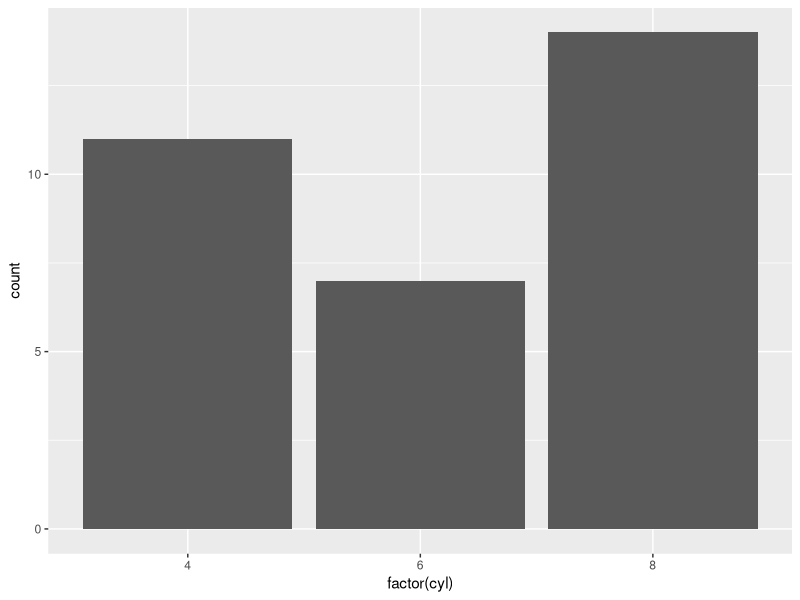
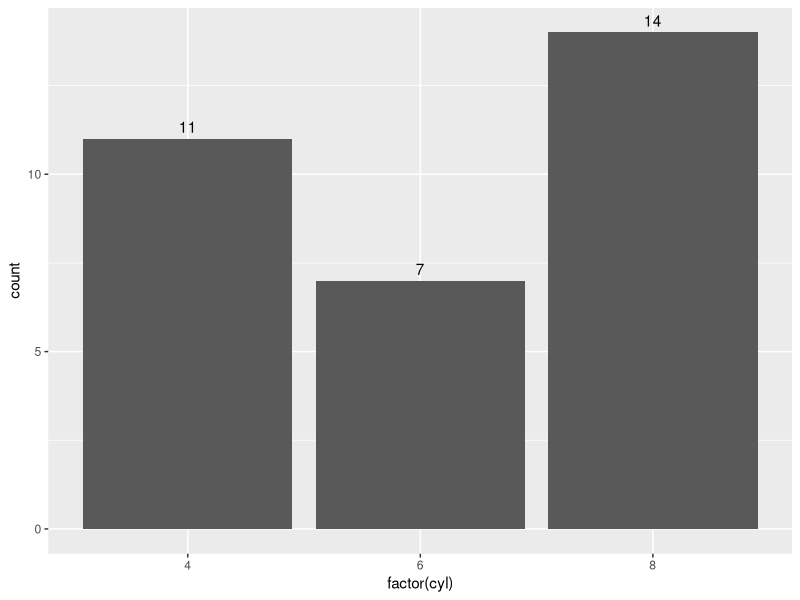
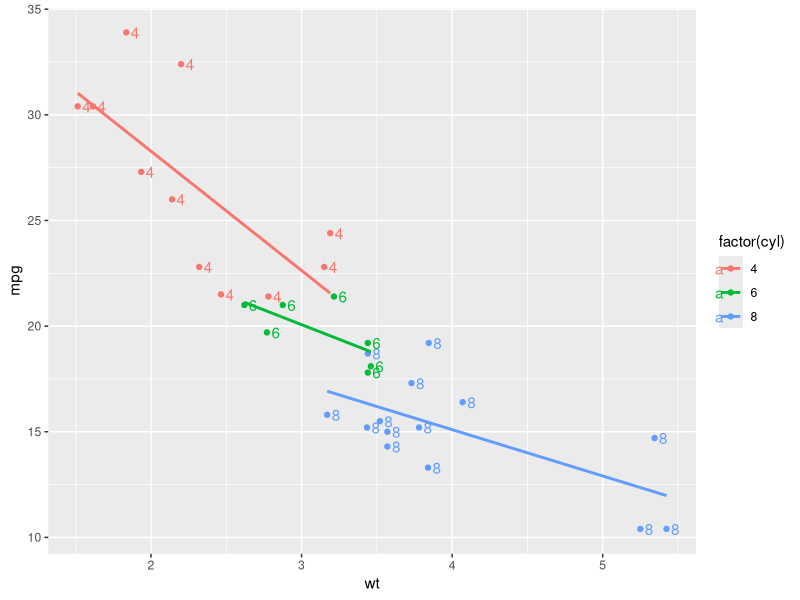
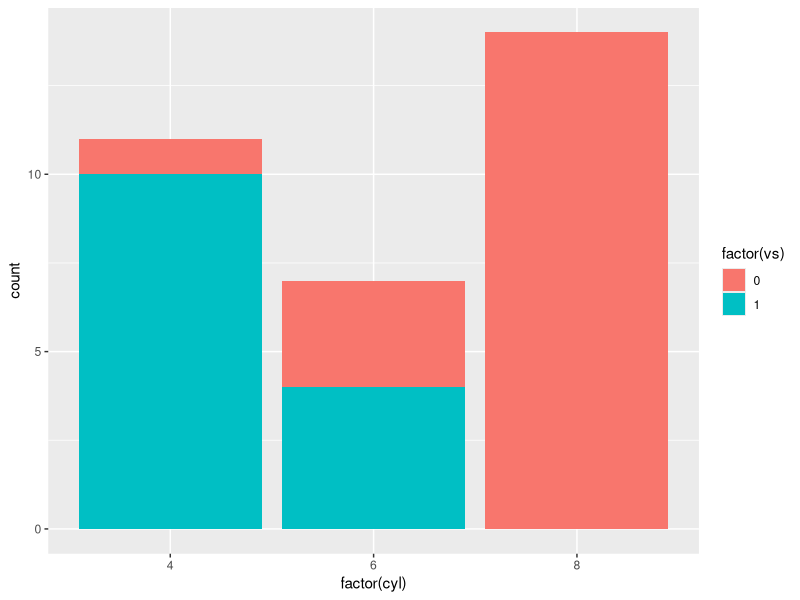

Recreate these plots in R, in order.
#!/usr/bin/env Rscript

# Test script for layer-wise detection architecture
# Instead of detecting complex plot types, detect each layer individually

library(ggplot2)

cat("=== LAYER-WISE DETECTION ARCHITECTURE ===\n\n")

# Function to analyze a single layer
analyze_single_layer <- function(layer, layer_index) {
  cat("--- Layer", layer_index, "Analysis ---\n")
  
  # Extract layer components
  geom <- layer$geom
  stat <- layer$stat
  position <- layer$position
  mapping <- layer$mapping
  params <- layer$params
  
  # Get class information
  geom_class <- class(geom)[1]
  stat_class <- class(stat)[1]
  position_class <- class(position)[1]
  
  cat("Geom:", geom_class, "\n")
  cat("Stat:", stat_class, "\n")
  cat("Position:", position_class, "\n")
  
  # Detect layer type based on individual components
  layer_type <- detect_layer_type(geom_class, stat_class, position_class)
  cat("Layer Type:", layer_type, "\n")
  
  # Extract layer-specific information
  layer_info <- list(
    index = layer_index,
    type = layer_type,
    geom_class = geom_class,
    stat_class = stat_class,
    position_class = position_class,
    aesthetics = if (!is.null(mapping)) names(mapping) else character(0),
    parameters = names(params)
  )
  
  cat("Aesthetics:", paste(layer_info$aesthetics, collapse = ", "), "\n")
  cat("Parameters:", paste(layer_info$parameters, collapse = ", "), "\n\n")
  
  return(layer_info)
}

# Function to detect individual layer type
detect_layer_type <- function(geom_class, stat_class, position_class) {
  # Bar-related layers
  if (geom_class %in% c("GeomBar", "GeomCol")) {
    if (stat_class == "StatBin") {
      return("histogram")
    } else if (position_class == "PositionStack") {
      return("stacked_bar")
    } else if (position_class == "PositionDodge") {
      return("dodged_bar")
    } else {
      return("bar")
    }
  }
  
  # Smooth-related layers
  if (geom_class == "GeomSmooth" || stat_class == "StatDensity") {
    return("smooth")
  }
  
  # Line layers
  if (geom_class == "GeomLine") {
    return("line")
  }
  
  # Point layers
  if (geom_class == "GeomPoint") {
    return("point")
  }
  
  # Text layers
  if (geom_class == "GeomText") {
    return("text")
  }
  
  # Error bar layers
  if (geom_class == "GeomErrorbar") {
    return("errorbar")
  }
  
  # Default
  return("unknown")
}

# Function to analyze all layers in a plot
analyze_plot_layers <- function(plot, plot_name) {
  cat("=== Analyzing:", plot_name, "===\n")
  
  layers <- plot$layers
  cat("Total layers:", length(layers), "\n\n")
  
  layer_analyses <- list()
  
  for (i in seq_along(layers)) {
    layer_analysis <- analyze_single_layer(layers[[i]], i)
    layer_analyses[[i]] <- layer_analysis
  }
  
  # Summary
  cat("=== Layer Summary ===\n")
  layer_types <- sapply(layer_analyses, function(x) x$type)
  cat("Layer types:", paste(layer_types, collapse = " + "), "\n")
  
  return(layer_analyses)
}

# Test cases
cat("Test 1: Simple bar plot\n")
p1 <- ggplot(mtcars, aes(factor(cyl))) + geom_bar()
layer_analysis_1 <- analyze_plot_layers(p1, "Simple Bar Plot")

cat("Test 2: Multi-layer plot (bar + text)\n")
p2 <- ggplot(mtcars, aes(factor(cyl))) + 
  geom_bar() + 
  geom_text(aes(label = ..count..), stat = "count", vjust = -0.5)
layer_analysis_2 <- analyze_plot_layers(p2, "Bar + Text")

cat("Test 3: Complex multi-layer plot\n")
p3 <- ggplot(mtcars, aes(wt, mpg, color = factor(cyl))) + 
  geom_point() + 
  geom_smooth(method = "lm", se = FALSE) +
  geom_text(aes(label = cyl), hjust = -0.5)
layer_analysis_3 <- analyze_plot_layers(p3, "Point + Smooth + Text")

cat("Test 4: Stacked bar plot\n")
p4 <- ggplot(mtcars, aes(factor(cyl), fill = factor(vs))) + 
  geom_bar(position = "stack")
layer_analysis_4 <- analyze_plot_layers(p4, "Stacked Bar")

cat("\n=== ARCHITECTURE INSIGHTS ===\n")
cat("1. Each layer is analyzed independently\n")
cat("2. Layer types: bar, stacked_bar, dodged_bar, histogram, smooth, line, point, text, errorbar\n")
cat("3. Multi-layer plots become combinations of individual layer types\n")
cat("4. Each layer can have its own data extraction and processing\n")
cat("5. Layer order matters for processing sequence\n")
cat("6. Aesthetics and parameters are layer-specific\n")

cat("\n=== PROPOSED ARCHITECTURE ===\n")
cat("1. Layer Detection: Analyze each layer individually\n")
cat("2. Layer Processing: Process each layer with its specific logic\n")
cat("3. Layer Combination: Combine results from multiple layers\n")
cat("4. Data Structure: Each layer gets its own data structure\n")
cat("5. Selector Generation: Generate selectors for each layer\n")
cat("6. Interactive Features: Each layer can have its own interactions\n") 